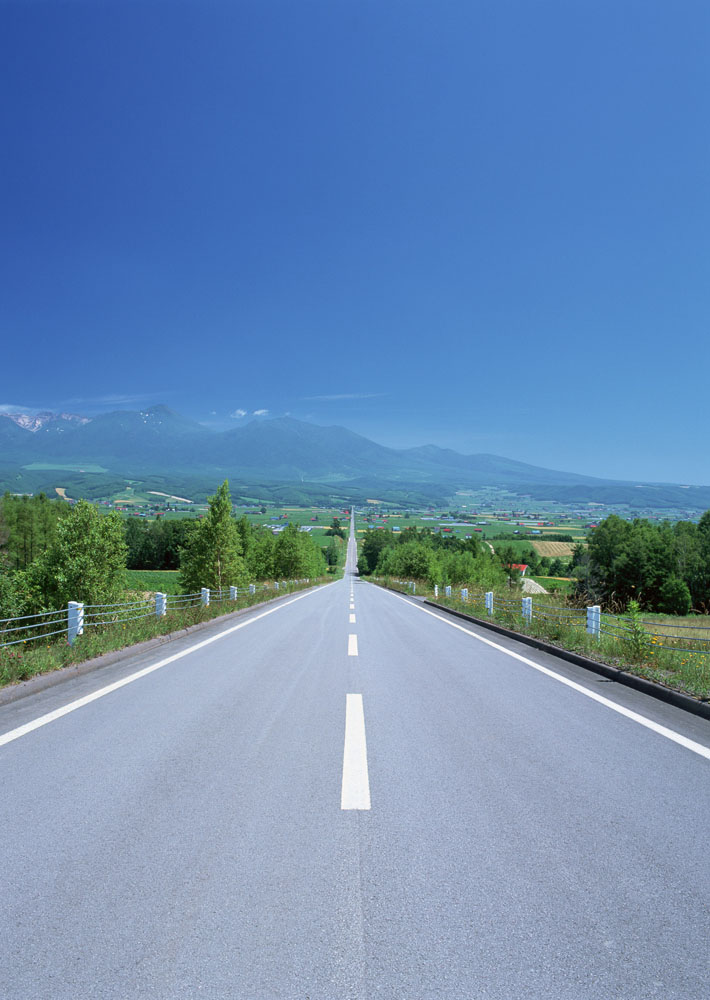
//> input picture img/road.jpg, 710 x 1000 px, given in place of 1.mp4, which was not available
$ ./test1   (built with g++ and OpenCV 4)
//> lines starting //> are read from the running program, lines starting //| are printed output that depends on the picture; after the words box and inside, x2 and y2 are one past the last pixel; in counts of white or black regions, pixels touching at a corner belong together; pictures that were not available may be replaced by others from this repository, and a replacement may not be noted
#include <iostream>
#include <opencv2/opencv.hpp>

using namespace std;
using namespace cv;

int main() {
    VideoCapture capture("../video/1.mp4");
    Mat frame, HLS_frame;
    Mat resize_frame;
    Mat white_mask, yellow_mask;
    int width = (int)capture.get(3);
    int height = (int)capture.get(4);
    Size s(width/2, height/2);
    while (capture.read(frame)) {
//> frame is the input picture: 1000 rows x 710 cols, CV_8UC3; mean B, G, R 176.5, 138.7, 105.8

        resize(frame, resize_frame, s);
        imshow("frame", resize_frame);
        cvtColor(resize_frame, HLS_frame, COLOR_BGR2HSV_FULL);
//> HLS_frame: 500 rows x 355 cols, CV_8UC3; mean H, S, V 143.7, 109.2, 181.1
        // 设置阈值，挑出白色与黄色区域
        Vec3i white_low(0, 0, 221), yellow_low(26, 43, 46);
        Vec3i white_top(180, 30, 255), yellow_top(34, 255, 255);

        inRange(HLS_frame, white_low, white_top, white_mask);
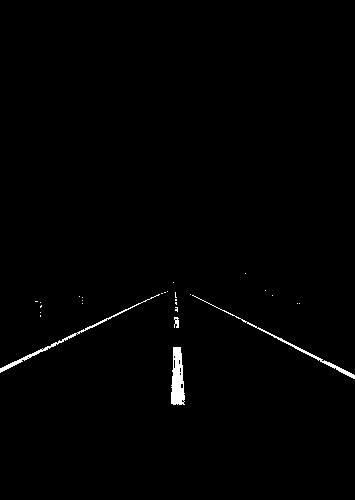
//> white_mask: 500 rows x 355 cols, CV_8UC1; 0.84% white; 27 white regions (23 under 20 px), largest, box (x1, y1, x2, y2) and area: (171, 347, 185, 405) 598, (0, 294, 160, 373) 415, (192, 295, 355, 379) 388, (174, 317, 179, 328) 41
        inRange(HLS_frame, yellow_low, yellow_top, yellow_mask);
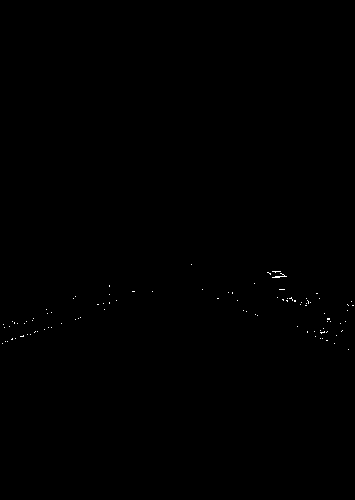
//> yellow_mask: 500 rows x 355 cols, CV_8UC1; 0.11% white in thin lines or dots, all inside (x1, y1, x2, y2) = (2, 264, 354, 350)

        imshow("white_mask", white_mask);
        imshow("yellow_mask", yellow_mask);

        if (waitKey(20) == 'q')
//> the 'q' key is pressed
            break;
    }
    return 0;
}

$ run again, on img/lane_detect_1.png
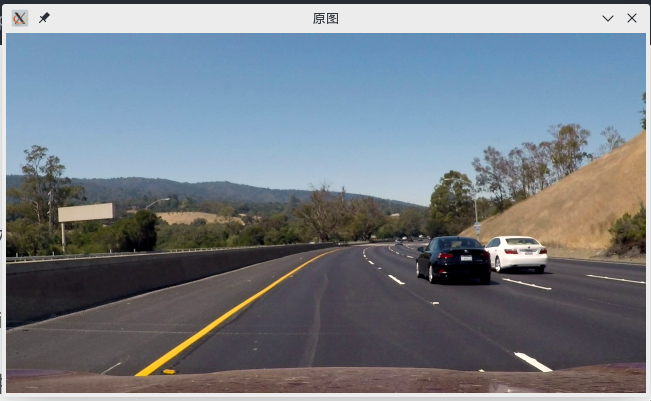
//> input picture img/lane_detect_1.png, 651 x 401 px, given in place of 1.mp4, which was not available
//> frame is the input picture: 401 rows x 651 cols, CV_8UC3; mean B, G, R 134.4, 125.9, 118.3
//> HLS_frame: 200 rows x 325 cols, CV_8UC3; mean H, S, V 111.9, 58.9, 142.7
//> `inRange(HLS_frame, white_low, white_top, white_mask);`:
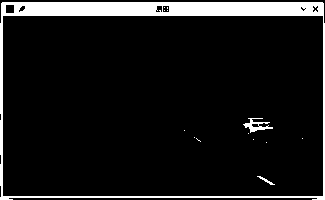
//> white_mask: 200 rows x 325 cols, CV_8UC1; 9.4% white; 14 white regions (11 under 20 px), largest, box (x1, y1, x2, y2) and area: (0, 2, 325, 200) 5898, (243, 118, 273, 133) 175, (257, 176, 275, 185) 41
//> `inRange(HLS_frame, yellow_low, yellow_top, yellow_mask);`:
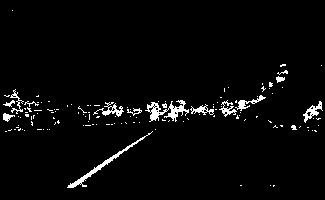
//> yellow_mask: 200 rows x 325 cols, CV_8UC1; 3.2% white in thin lines or dots, all inside (x1, y1, x2, y2) = (3, 10, 323, 188)
